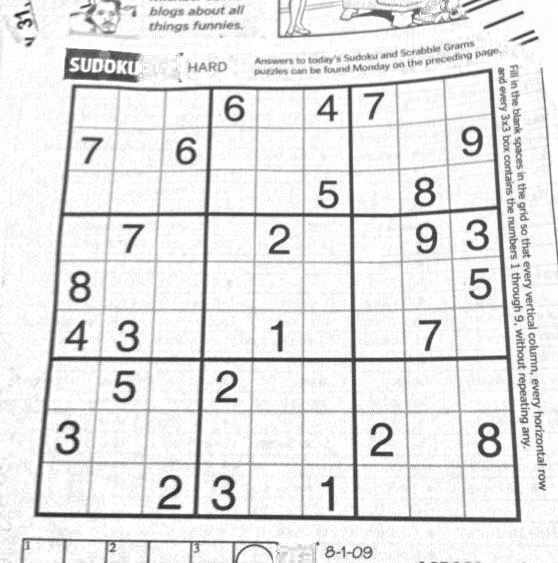
#> input picture hw/hw1/images/1/sudoku.png, 558 x 563 px
$ python harris5_final.py   (older library calls are emulated)
#> lines starting #> are read from the running program, lines starting #| are printed output that depends on the picture; after the words box and inside, x2 and y2 are one past the last pixel; in counts of white or black regions, pixels touching at a corner belong together; long printed decimals are rounded
import cv2
import numpy as np

# 1. read img as gray scale image
img = cv2.imread("../images/1/sudoku.png")
#> img is the input picture: shape (563, 558, 3); min 27, max 255, mean 229.5
o = cv2.cvtColor(img, cv2.COLOR_BGR2GRAY)

# 2. get I_x and I_y with sobel
sobelx = np.float32(cv2.Sobel(o, cv2.CV_16S, 1, 0, ksize=3))
sobely = np.float32(cv2.Sobel(o, cv2.CV_16S, 0, 1, ksize=3))
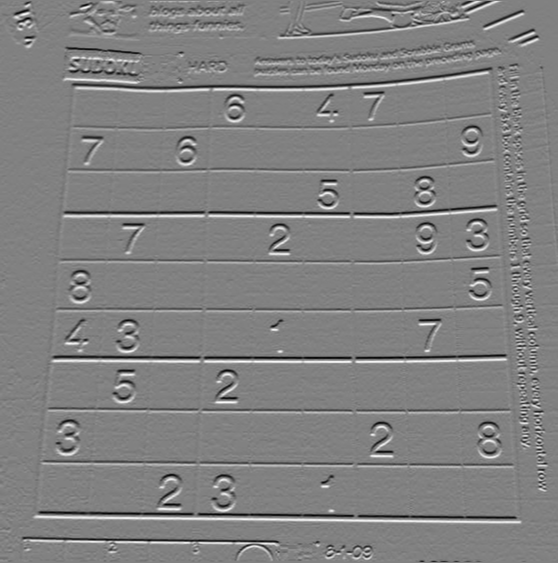
#> sobely: shape (563, 558) float32; min -730, max 711, mean 0.1; drawn with min black and max white
sobelxy = np.zeros(np.shape(sobelx), dtype=np.float32)
sobelxy = sobelx * sobely
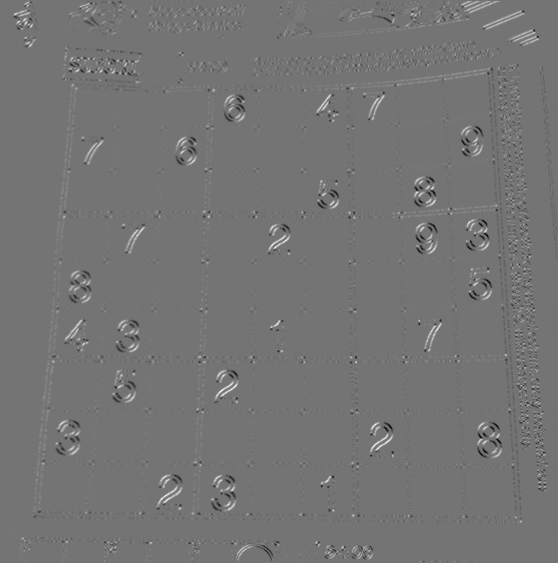
#> sobelxy: shape (563, 558) float32; min -212915, max 254040, mean 793.6; drawn with min black and max white

# 4. multiple with w(), to get M matrix


# 5. calculate the eigenvalue and eigenvector of M
# we use np.linalg.eig(A) to get eigenvalue and eigenvector

M = np.zeros([o.shape[0], o.shape[1], 3])
valueM = np.zeros([M.shape[0], 2])
R = np.zeros([o.shape[0], o.shape[1]])
k = 0.04

M[:, :, 0] = np.reshape(
    [x**2 for row in sobelx for x in row], (M.shape[0], M.shape[1])
)
M[:, :, 1] = np.reshape(
    [x**2 for row in sobely for x in row], (M.shape[0], M.shape[1])
)
M[:, :, 2] = np.reshape([x for row in sobelxy for x in row], (M.shape[0], M.shape[1]))

M[:, :, 0] = cv2.GaussianBlur(M[:, :, 0], ksize=(3, 3), sigmaX=2)
M[:, :, 1] = cv2.GaussianBlur(M[:, :, 1], ksize=(3, 3), sigmaX=2)
M[:, :, 2] = cv2.GaussianBlur(M[:, :, 2], ksize=(3, 3), sigmaX=2)
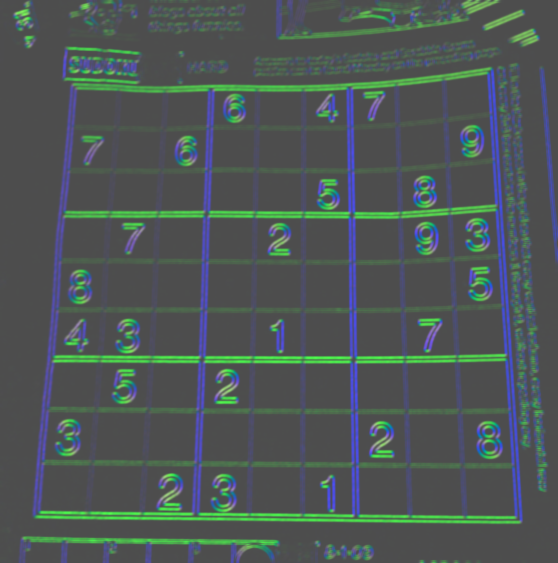
#> M: shape (563, 558, 3) float64; mean of channels 0, 1, 2 14439.5, 16697.5, 795; drawn with min black and max white
M = [
    np.array([[M[i, j, 0], M[i, j, 2]], [M[i, j, 2], M[i, j, 1]]])
    for i in range(o.shape[0])
    for j in range(o.shape[1])
]
#> M = 314154 items
M = np.reshape(M, (o.shape[0], o.shape[1], 2, 2))

valueM, _ = np.linalg.eig(M[:, :])

# 6. calculate R by R = l1*l2 - k(l1+l2)^2
l1 = valueM[:, :, 0]
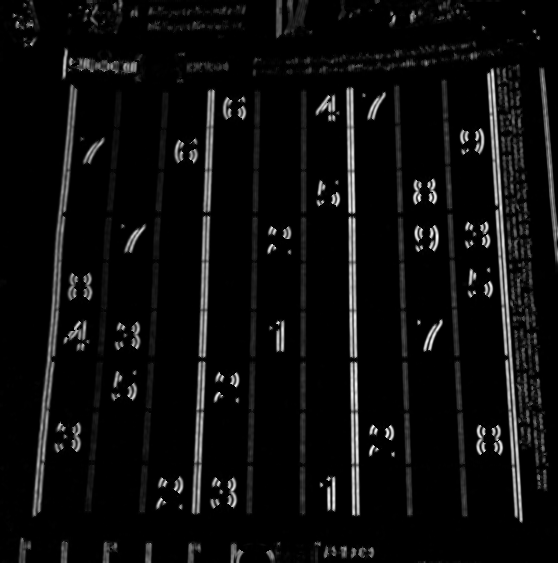
#> l1: shape (563, 558) float64; min -2.84e-14, max 281585.1, mean 14462.2; drawn with min black and max white
l2 = valueM[:, :, 1]
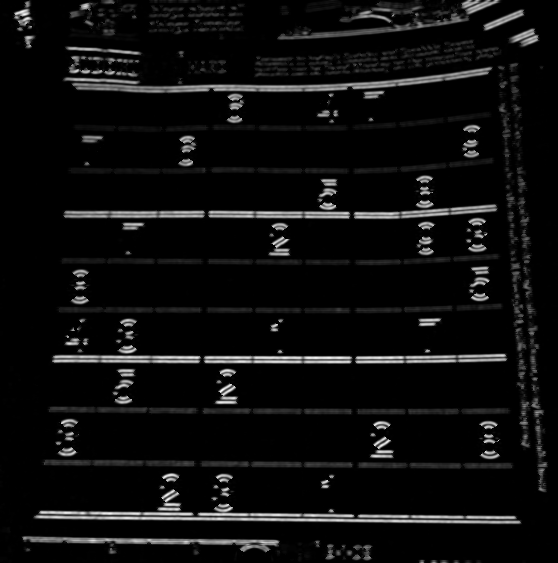
#> l2: shape (563, 558) float64; min -2.84e-14, max 302152.9, mean 16674.8; drawn with min black and max white
R[:, :] = (l1 * l2) - k * ((l1 + l2) ** 2)
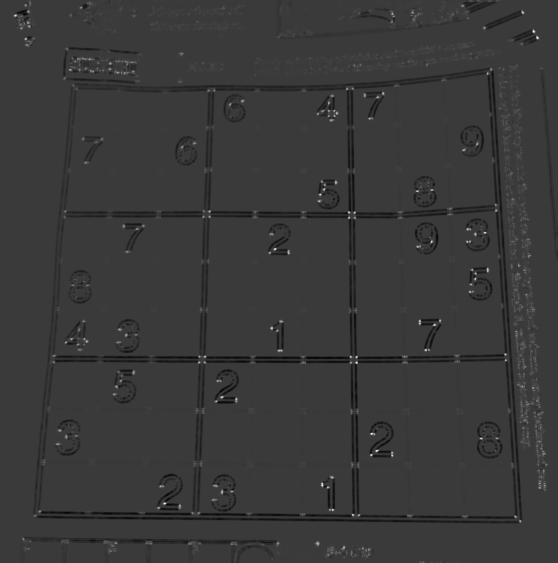
#> R: shape (563, 558) float64; min -3.52e+09, max 1.17e+10, mean -83961810.3; drawn with min black and max white

# 7. use threshold to judge
R_max = np.max(R)
#> R_max = 1.17e+10
offset = 0
radius = 1
for i in range(R.shape[0]):
    for j in range(R.shape[1]):
        if R[i][j] > R_max * 0.1 and R[i][j] > 0:
            img[i + offset][j + offset] = (0, 0, 255)
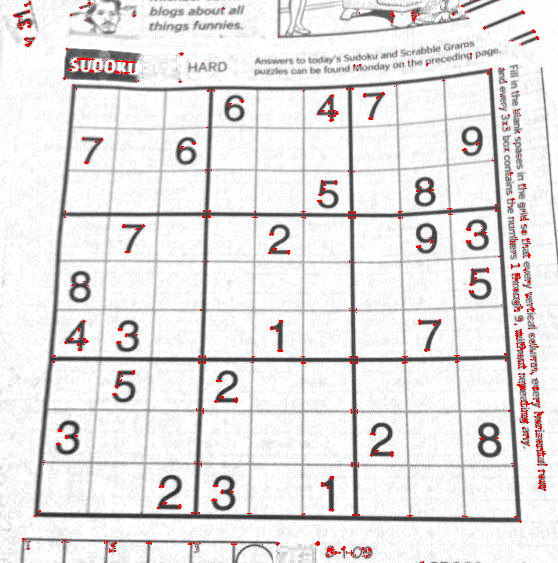
#> img: shape (563, 558, 3); 1% of pixels changed, all inside (x1, y1, x2, y2) = (13, 0, 548, 563)
        # 极大化抑制
        # if (
        #     R[i][j] > 0
        #     and R[i][j] > R.max() * 0.1
        #     and R[i, j]
        #     == np.max(
        #         R[
        #             max(0, i - radius) : min(i + radius, R.shape[0]),
        #             max(0, j - radius) : min(j + radius, R.shape[1]),
        #         ]
        #     )
        # ):
        #     img[i + offset, j + offset] = (0, 0, 255)


img[237][278] = (0, 255, 0)
#> img: shape (563, 558, 3); under 0.01% of pixels changed, all inside (x1, y1, x2, y2) = (278, 237, 279, 238)
img[240][280] = (0, 255, 0)
#> img: shape (563, 558, 3); mean B, G, R 227.8, 227.8, 230.4
img[250][290] = (0, 255, 0)
#> img: shape (563, 558, 3); mean B, G, R 227.8, 227.8, 230.4

print(R[237][278])
#| 1846043.315
print(valueM[237][278])
#| [ 623.605 4960.158]
print("-----")
print(R[240][279])
#| -2147669670.327
print(valueM[240][279])
#| [   296.300 235147.096]
print("-----")
print(R[250][289])
#| 2548692371.809
print(valueM[250][289])
#| [126680.062  27638.624 ]
print("-----")
print(M[240][279])
#| [[ 48980.077  95201.438]
#|  [ 95201.438 186463.319]]

# [5 lines of commented-out code are left out]
cv2.imwrite("./output/sukodu_keypoint_final.png", img)
cv2.waitKey()
cv2.destroyAllWindows()
